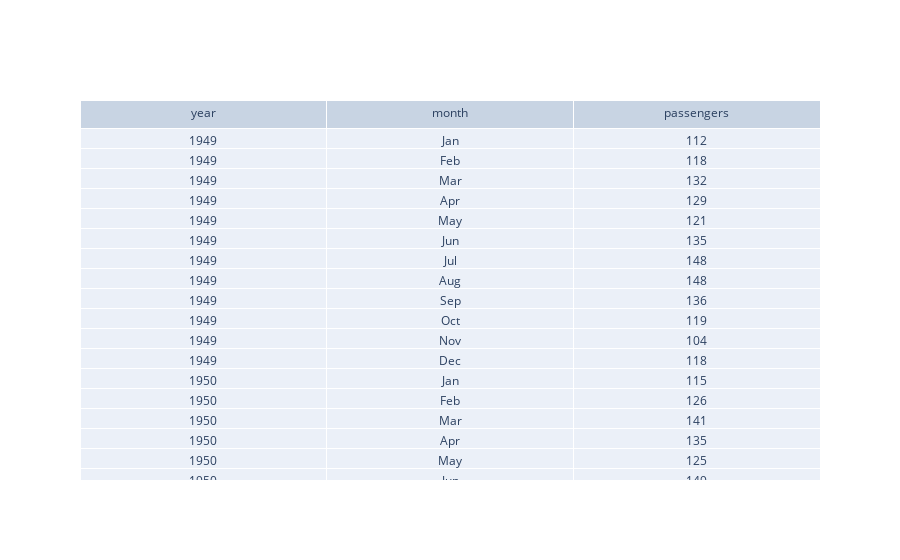

This figure's notebook cell:
### Code cell
fig = go.Figure()

fig.add_trace(go.Table(
    header=dict(values=list(flights.columns)),
    cells=dict(values=[flights.year, flights.month, flights.passengers])))

fig.show()

### Figure 1 — Plotly figure (JSON) as saved in the notebook; plotly's stock layout.template omitted (floating-point values rounded to 4 significant figures; data arrays with more than 128 entries replaced by an {"elided": "..."} marker saying what was removed)
{"data": [{"cells": {"values": {"elided": "3x144 mixed values"}}, "header": {"values": ["year", "month", "passengers"]}, "type": "table"}], "layout": {}}
